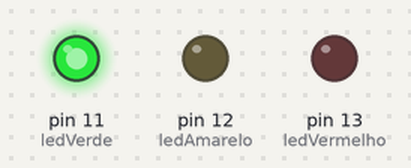
Recording of a sketch running on a simulated Arduino Uno, built with avr-gcc and run on an emulated ATmega328P. On the bench: output pins drawn as LEDs (lit = HIGH).

Above: at 2.5 s.
At 6.0 s:
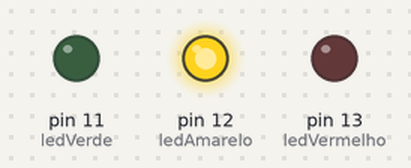
At 9.5 s:
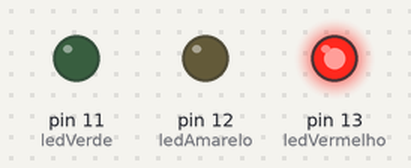
Timing chart, 0 to 15.6 s (numbered marks = the images above):
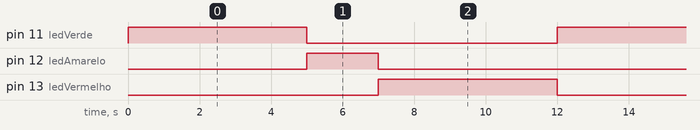

The sketch:

semaforo.ino
```cpp
int ledVermelho = 13;
int ledAmarelo = 12;
int ledVerde = 11;

void setup() {
  // Configura os pinos como saída de energia
  pinMode(ledVermelho, OUTPUT);
  pinMode(ledAmarelo, OUTPUT);
  pinMode(ledVerde, OUTPUT);
}

void loop() {
  // Acende o Verde por 5 segundos
  digitalWrite(ledVerde, HIGH);
  delay(5000);
  digitalWrite(ledVerde, LOW);

  // Acende o Amarelo por 2 segundos
  digitalWrite(ledAmarelo, HIGH);
  delay(2000);
  digitalWrite(ledAmarelo, LOW);

  // Acende o Vermelho por 5 segundos
  digitalWrite(ledVermelho, HIGH);
  delay(5000);
  digitalWrite(ledVermelho, LOW);
}
```

Measured:
- by itself, pin 11 (ledVerde), pin 13 (ledVermelho): alternates HIGH for 5.0 s and LOW for 7.0 s
- by itself, pin 12 (ledAmarelo): alternates HIGH for 2.0 s and LOW for 10.0 s
- by itself, everything shown: repeats every 12.0 s, in 4 steps
